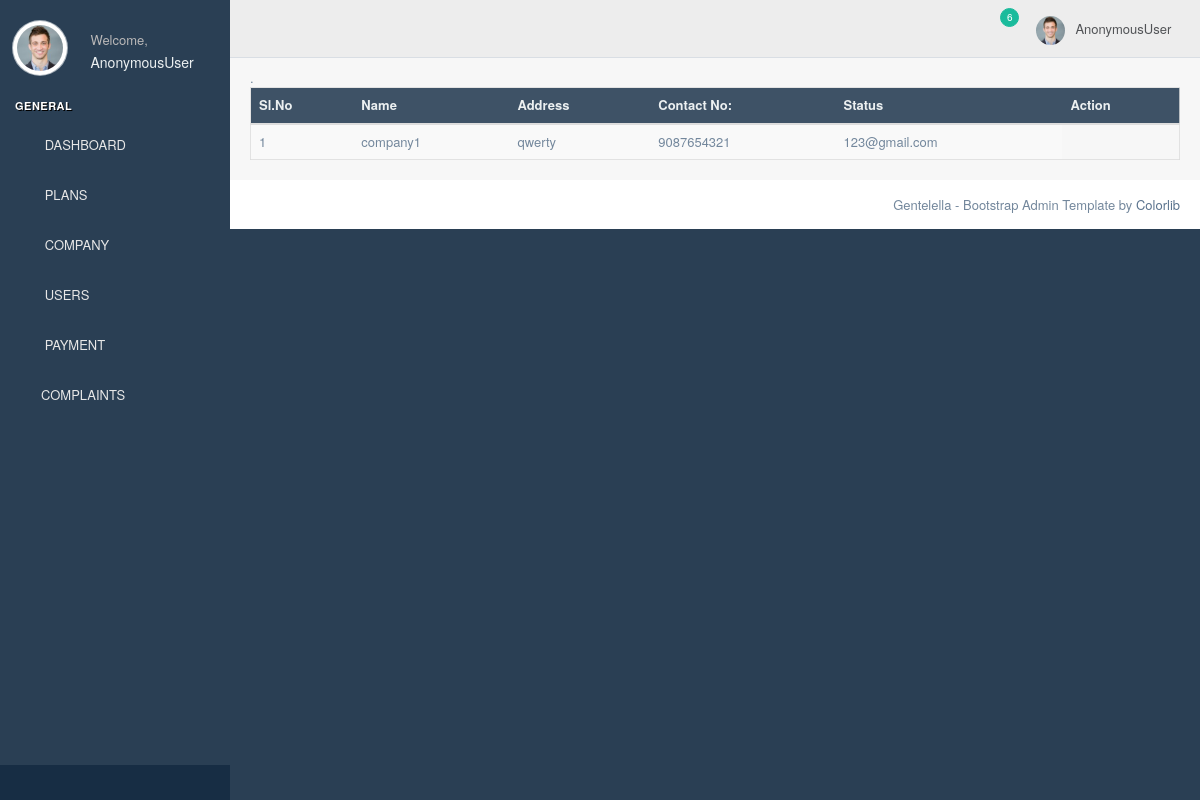
The app's page /view_company, older data.
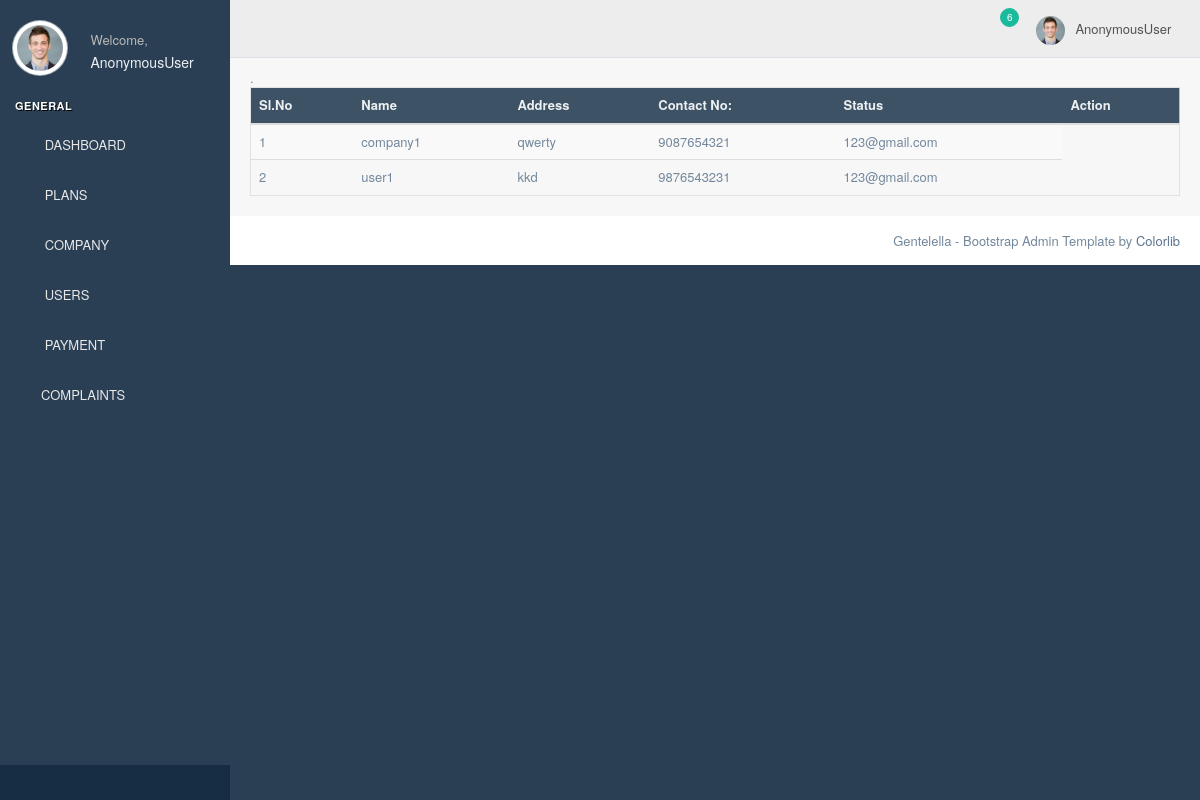
The same page, newer data.
### homeapp/models.py (models this page shows)
class company(models.Model):
    user = models.OneToOneField(Login, on_delete=models.CASCADE, related_name='company')
    name = models.CharField(max_length=100)
    contact_no = models.CharField(max_length=100)
    email = models.EmailField()
    address = models.TextField(max_length=200)
    def __str__(self):
        return self.name

### homeapp/adminviews.py (the view)
# urls.py: path('view_company',adminviews.view_company,name='view_company'),
def view_company(request):
    print("hello")
    n = company.objects.all()
    print(n)
    return render(request,'admintemp/viewcompany.html', {'n':n})

### templates/admintemp/viewcompany.html (shortened to what this page needs)
{% extends 'admintemp/ahome.html' %}
{% block content %}
.
<div class="table-responsive">
    <table class="table table-striped jambo_table bulk_action">
                        <thead>
                          <tr class="headings">
                            <th class="column-title">Sl.No </th>
                            <th class="column-title">Name </th>
                            <th class="column-title">Address </th>
                            <th class="column-title">Contact No: </th>
                            <th class="column-title">Status </th>
                            <th class="column-title no-link last"><span class="nobr">Action</span>
                            </th>
                          </tr>
                        </thead>
                        <tbody>
                        {% for i in n %}
                          <tr class="even pointer">
                            <td class=" ">{{forloop.counter}}</td>
                            <td class=" ">{{i.name}}</td>
                            <td class=" ">{{i.address}} <i class="success fa fa-long-arrow-up"></i></td>
                            <td class=" ">{{i.contact_no}}</td>
                            <td class=" ">{{i.email}}</td>
                          </tr>
                        {% endfor %}
                        </tbody>
                      </table>
                    </div>
{% endblock %}

Row changes from the older to the newer data that the page shows:
added company: name "user1", address "kkd", contact_no "9876543231", email "123@gmail.com"
